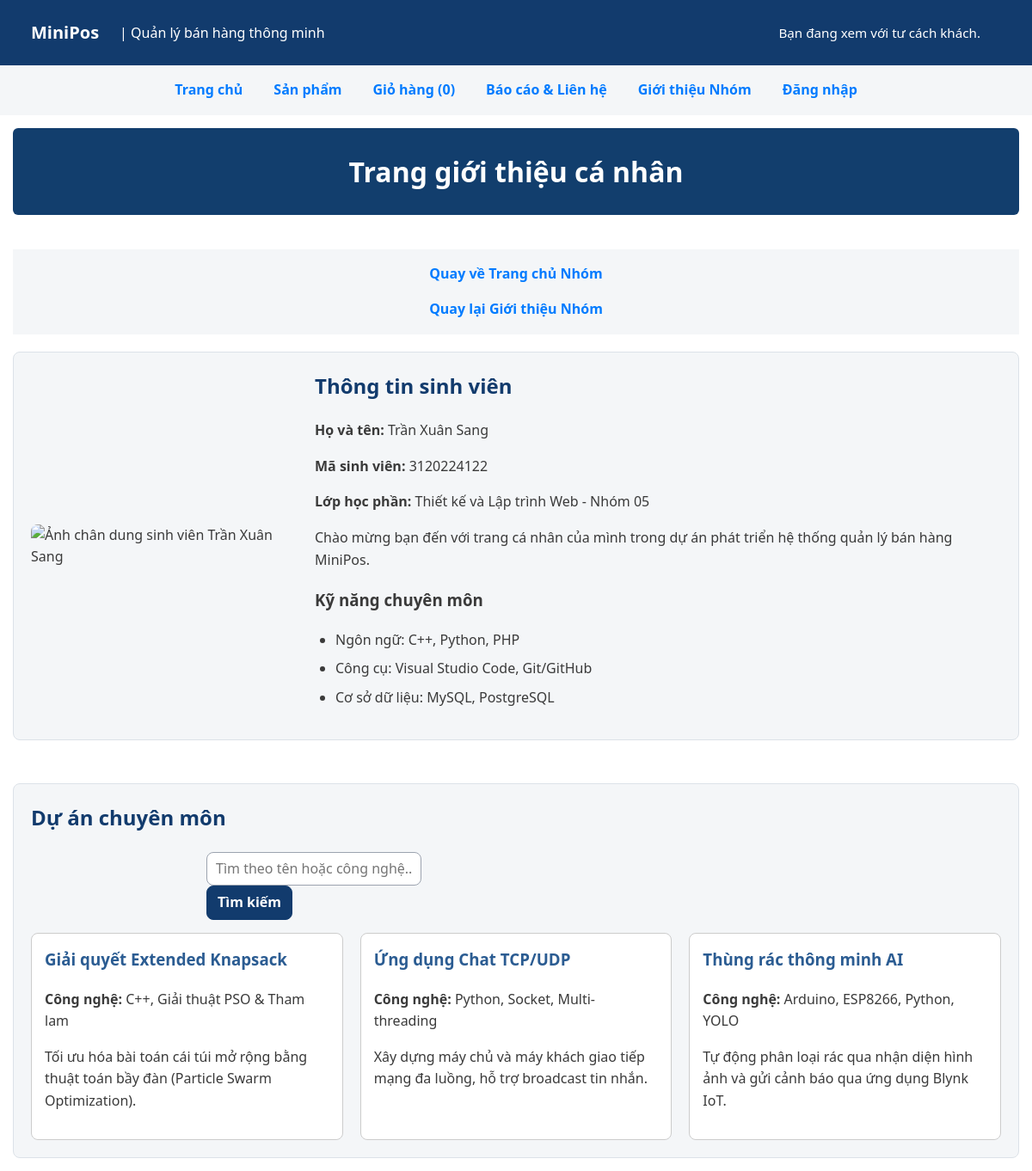
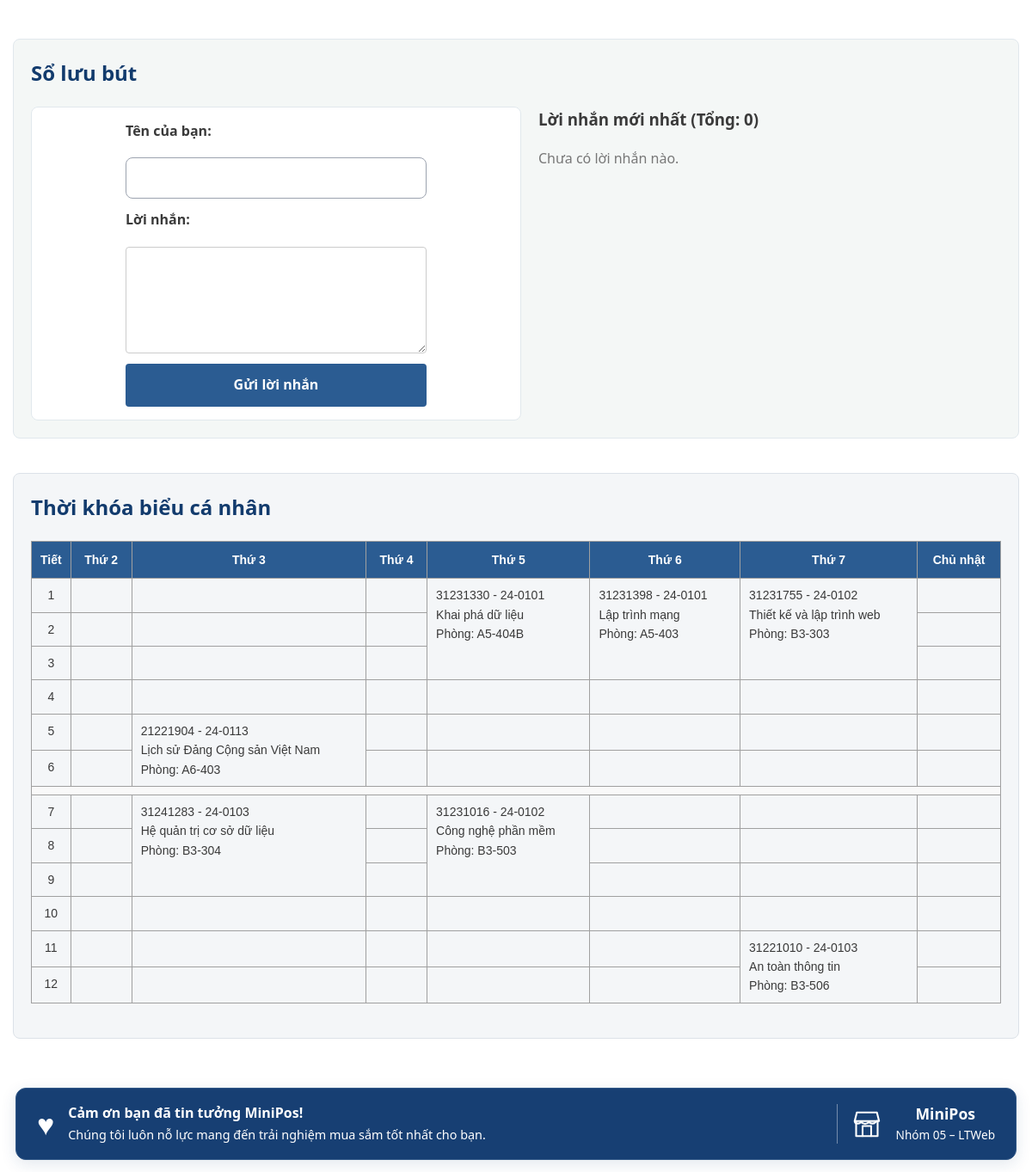
Screenshot of /thanhvien/3120224122_sang/gioithieu.php with the database file from the repository (2 pictures, top to bottom).
### tables this page shows
CREATE TABLE tv_du_an (
    id            INT UNSIGNED AUTO_INCREMENT PRIMARY KEY,
    mssv          VARCHAR(15) NOT NULL,
    ten_du_an     VARCHAR(200) NOT NULL,
    cong_nghe     VARCHAR(255) NOT NULL,
    mo_ta         TEXT NOT NULL,
    ngay_tao      DATETIME NOT NULL DEFAULT CURRENT_TIMESTAMP,
    CONSTRAINT fk_tv_du_an_thanh_vien
        FOREIGN KEY (mssv) REFERENCES thanh_vien(mssv) ON DELETE CASCADE
);

### inc/ham.php (called while the page is built, shortened)
<?php
function e(string|int|float|null $giaTri): string
{
    return htmlspecialchars(
        (string) $giaTri,
        ENT_QUOTES | ENT_SUBSTITUTE,
        'UTF-8'
    );
}

### thanhvien/3120224122_sang/gioithieu.php (the view, shortened to what this page needs)
<?php
$goc = '../../';
require_once $goc . 'inc/config.php';
$mssvSang = '3120224122';
$pdo = db();
$tuKhoaDuAn = trim((string) ($_GET['q_duan'] ?? ''));
$sqlDuAn = 'SELECT ten_du_an, cong_nghe, mo_ta FROM tv_du_an WHERE mssv = ?';
$paramDuAn = [$mssvSang];
$sqlDuAn .= ' ORDER BY id DESC';
$stDuAn = $pdo->prepare($sqlDuAn);
$stDuAn->execute($paramDuAn);
$dsDuAn = $stDuAn->fetchAll();
$trangLuuBut = max(1, filter_var($_GET['trang_lb'] ?? 1, FILTER_VALIDATE_INT) ?: 1);
$soDongLB = 5;
$boQuaLB = ($trangLuuBut - 1) * $soDongLB;
$stDemLB = $pdo->prepare('SELECT COUNT(*) FROM tv_luu_but WHERE mssv = ?');
$stDemLB->execute([$mssvSang]);
$tongLuuBut = (int) $stDemLB->fetchColumn();
$stLB = $pdo->prepare(
    'SELECT id, ten_nguoi_gui, loi_nhan, thoi_gian_tao
       FROM tv_luu_but
      WHERE mssv = ?
   ORDER BY thoi_gian_tao DESC, id DESC
      LIMIT ? OFFSET ?'
);
$stLB->bindValue(1, $mssvSang, PDO::PARAM_STR);
$stLB->bindValue(2, $soDongLB, PDO::PARAM_INT);
$stLB->bindValue(3, $boQuaLB, PDO::PARAM_INT);
$stLB->execute();
$dsLuuBut = $stLB->fetchAll();
require_once $goc . 'inc/header.php';
?>
<main class="profile-container">
    <div class="page-title-banner">
        <h1>Trang giới thiệu cá nhân</h1>
    </div>
    <nav>
        <a href="<?= e($goc) ?>index.php">Quay về Trang chủ Nhóm</a>
        <a href="<?= e($goc) ?>gioi-thieu.php">Quay lại Giới thiệu Nhóm</a>
    </nav>
    <section class="profile-header">
        <div class="profile-avatar">
            <img src="Sang-avatar.png" alt="Ảnh chân dung sinh viên Trần Xuân Sang" class="profile-img">
        </div>
        <div class="profile-info">
            <h2>Thông tin sinh viên</h2>
            <p><strong>Họ và tên:</strong> Trần Xuân Sang</p>
            <p><strong>Mã sinh viên:</strong> 3120224122</p>
            <p><strong>Lớp học phần:</strong> Thiết kế và Lập trình Web - Nhóm 05</p>
            <p>Chào mừng bạn đến với trang cá nhân của mình trong dự án phát triển hệ thống quản lý bán hàng MiniPos.</p>
            <h3>Kỹ năng chuyên môn</h3>
            <ul class="skills-list">
                <li>Ngôn ngữ: C++, Python, PHP</li>
                <li>Công cụ: Visual Studio Code, Git/GitHub</li>
                <li>Cơ sở dữ liệu: MySQL, PostgreSQL</li>
            </ul>
        </div>
    </section>
    <section class="tabs-section">
        <h2>Dự án chuyên môn</h2>
        <form method="GET" action="gioithieu.php" style="margin-bottom: 15px;">
            <input type="text" name="q_duan" placeholder="Tìm theo tên hoặc công nghệ..." value="<?= e($tuKhoaDuAn) ?>" style="padding: 6px 10px; width: 250px;">
            <button type="submit" style="padding: 6px 12px;">Tìm kiếm</button>
        </form>
        <div style="display: flex; gap: 20px; flex-wrap: wrap;">
            <?php if ($dsDuAn === []): ?>
                <p>Không tìm thấy dự án nào phù hợp.</p>
            <?php else: ?>
                <?php foreach ($dsDuAn as $da): ?>
                    <div style="flex: 1; min-width: 250px; border: 1px solid #ccc; padding: 15px; border-radius: 8px; background: #fff;">
                        <h3 style="color: #2b5c92; margin-top: 0;"><?= e($da['ten_du_an']) ?></h3>
                        <p><strong>Công nghệ:</strong> <?= e($da['cong_nghe']) ?></p>
                        <p><?= e($da['mo_ta']) ?></p>
                    </div>
                <?php endforeach; ?>
            <?php endif; ?>
        </div>
    </section>
    <section class="bmi-section" id="so-luu-but">
        <h2>Sổ lưu bút</h2>
        <div style="display: flex; gap: 20px; flex-wrap: wrap; margin-top: 15px;">
            <div style="flex: 1; min-width: 300px; background: #fff; padding: 15px; border-radius: 8px; border: 1px solid #e1e8ed;">
                <form method="POST" action="gioithieu.php#so-luu-but" class="bmi-form">
                    <label for="ten">Tên của bạn:</label>
                    <input type="text" id="ten" name="ten" required>
                    <label for="loi_nhan">Lời nhắn:</label>
                    <textarea id="loi_nhan" name="loi_nhan" rows="4" style="padding: 10px; border: 1px solid #ccc; border-radius: 4px;" required></textarea>
                    <button type="submit">Gửi lời nhắn</button>
                </form>
            </div>
            <div style="flex: 1; min-width: 300px;">
                <h3 style="margin-top:0;">Lời nhắn mới nhất (Tổng: <?= $tongLuuBut ?>)</h3>
                <?php if ($dsLuuBut === []): ?>
                    <p style="color: #777;">Chưa có lời nhắn nào.</p>
                <?php endif; ?>
            </div>
        </div>
    </section>
    <section>
        <h2>Thời khóa biểu cá nhân</h2>
        <div class="table-responsive">
            <table class="schedule-table">
                <thead>
                    <tr>
                        <th scope="col">Tiết</th>
                        <th scope="col">Thứ 2</th>
                        <th scope="col">Thứ 3</th>
                        <th scope="col">Thứ 4</th>
                        <th scope="col">Thứ 5</th>
                        <th scope="col">Thứ 6</th>
                        <th scope="col">Thứ 7</th>
                        <th scope="col">Chủ nhật</th>
                    </tr>
                </thead>
                <tbody>
                    <tr>
                        <td class="period">1</td>
                        <td></td>
                        <td></td>
                        <td></td>
                        <td rowspan="3">
                            31231330 - 24-0101<br>
                            Khai phá dữ liệu<br>
                            Phòng: A5-404B
                        </td>
                        <td rowspan="3">
                            31231398 - 24-0101<br>
                            Lập trình mạng<br>
                            Phòng: A5-403
                        </td>
                        <td rowspan="3">
                            31231755 - 24-0102<br>
                            Thiết kế và lập trình web<br>
                            Phòng: B3-303
                        </td>
                        <td></td>
                    </tr>
                    <tr>
                        <td class="period">2</td>
                        <td></td>
                        <td></td>
                        <td></td>
                        <td></td>
                    </tr>
                    <tr>
                        <td class="period">3</td>
                        <td></td>
                        <td></td>
                        <td></td>
                        <td></td>
                    </tr>
                    <tr>
                        <td class="period">4</td>
                        <td></td>
                        <td></td>
                        <td></td>
                        <td></td>
                        <td></td>
                        <td></td>
                        <td></td>
                    </tr>
                    <tr>
                        <td class="period">5</td>
                        <td></td>
                        <td rowspan="2">
                            21221904 - 24-0113<br>
                            Lịch sử Đảng Cộng sản Việt Nam<br>
                            Phòng: A6-403
                        </td>
                        <td></td>
                        <td></td>
                        <td></td>
                        <td></td>
                        <td></td>
                    </tr>
                    <tr>
                        <td class="period">6</td>
                        <td></td>
                        <td></td>
                        <td></td>
                        <td></td>
                        <td></td>
                        <td></td>
                    </tr>
                    <tr class="break-row">
                        <td colspan="8"></td>
                    </tr>
                    <tr>
                        <td class="period">7</td>
                        <td></td>
                        <td rowspan="3">
                            31241283 - 24-0103<br>
                            Hệ quản trị cơ sở dữ liệu<br>
                            Phòng: B3-304
                        </td>
                        <td></td>
                        <td rowspan="3">
                            31231016 - 24-0102<br>
                            Công nghệ phần mềm<br>
                            Phòng: B3-503
                        </td>
                        <td></td>
                        <td></td>
                        <td></td>
                    </tr>
                    <tr>
                        <td class="period">8</td>
                        <td></td>
                        <td></td>
                        <td></td>
                        <td></td>
                        <td></td>
                    </tr>
                    <tr>
                        <td class="period">9</td>
                        <td></td>
                        <td></td>
                        <td></td>
                        <td></td>
                        <td></td>
                    </tr>
                    <tr>
                        <td class="period">10</td>
                        <td></td>
                        <td></td>
                        <td></td>
                        <td></td>
                        <td></td>
                        <td></td>
                        <td></td>
                    </tr>
                    <tr>
                        <td class="period">11</td>
                        <td></td>
                        <td></td>
                        <td></td>
                        <td></td>
                        <td></td>
                        <td rowspan="2">
                            31221010 - 24-0103<br>
                            An toàn thông tin<br>
                            Phòng: B3-506
                        </td>
                        <td></td>
                    </tr>
                    <tr>
                        <td class="period">12</td>
                        <td></td>
                        <td></td>
                        <td></td>
                        <td></td>
                        <td></td>
                        <td></td>
                    </tr>
                </tbody>
            </table>
        </div>
    </section>
</main>
<?php require_once $goc . 'inc/footer.php'; ?>

### css/style.css (style rules this page uses)
:root { --mau-chinh: #123b6d; --mau-nhan: #ffc72c; --mau-chu: #3a3a3a; --mau-nen: #ffffff; --mau-nen-phu: #f4f6f8; --bo-goc: 8px; --khoang-cach: 16px; --font-size-co-ban: 16px; }
*, *::before, *::after { box-sizing: border-box; }
html { width: 100%; max-width: 100%; overflow-x: hidden; }
body { width: 100%; min-width: 0; max-width: 100%; min-height: 100vh; margin: 0; padding: 0; font-family: system-ui, "Segoe UI", sans-serif; font-size: var(--font-size-co-ban); line-height: 1.6; color: var(--mau-chu); background-color: var(--mau-nen); overflow-x: hidden; }
img { display: block; max-width: 100%; height: auto; }
a { color: var(--mau-chinh); transition: color 0.2s ease; }
body { display: grid; grid-template-areas: "header" "nav" "main" "footer"; grid-template-rows: auto auto 1fr auto; }
nav { grid-area: nav; width: 100%; min-width: 0; padding: 8px; background-color: var(--mau-nen-phu); }
main { grid-area: main; width: 100%; max-width: 1200px; min-width: 0; margin: 0 auto; padding: var(--khoang-cach); overflow-x: hidden; }
nav a { display: block; width: 100%; max-width: 100%; padding: 10px; text-align: center; text-decoration: none; overflow-wrap: break-word; border-radius: var(--bo-goc); font-weight: 600; }
main h1 { margin-top: 0; margin-bottom: 24px; color: var(--mau-chinh); text-align: center; overflow-wrap: break-word; }
main section { width: 100%; max-width: 100%; min-width: 0; margin-bottom: 20px; padding: 16px; background-color: var(--mau-nen-phu); border: 1px solid #dce2e8; border-radius: var(--bo-goc); overflow-x: hidden; }
main section h2 { margin-top: 0; color: var(--mau-chinh); overflow-wrap: break-word; }
main section h3, main section p { overflow-wrap: break-word; }
main section p { margin-bottom: 16px; }
main section img { display: block; width: 100%; max-width: 800px; height: auto; margin: 0 auto; border-radius: var(--bo-goc); }
main section ul { padding-left: 24px; }
main section li { margin-bottom: 8px; }
form { width: 100%; max-width: 720px; margin: 0 auto; }
form input, form select, form textarea, form button { max-width: 100%; }
form input, form select, form textarea { width: 100%; }
form label { display: block; margin-bottom: 6px; font-weight: 600; }
form input:not([type="radio"]), form select, form textarea { display: block; width: 100%; max-width: 100%; padding: 10px 12px; border: 1px solid #9ca3af; border-radius: var(--bo-goc); font: inherit; color: var(--mau-chu); background-color: var(--mau-nen); }
form textarea { resize: vertical; min-height: 120px; }
form button { display: inline-block; padding: 10px 16px; border: 1px solid var(--mau-chinh); border-radius: var(--bo-goc); background-color: var(--mau-chinh); color: var(--mau-nen); font: inherit; font-weight: 600; cursor: pointer; transition: background-color 0.2s ease, color 0.2s ease; }
@media (min-width: 360px) { main { padding: 16px; } }
@media (min-width: 360px) { main section { padding: 16px; } }
@media (min-width: 360px) { main h1 { font-size: 1.6rem; } }
@media (min-width: 360px) { main section h2 { font-size: 1.25rem; } }
@media (min-width: 768px) { nav a { width: auto; padding: 8px 12px; } }
@media (min-width: 768px) { main { padding: 24px; } }
@media (min-width: 768px) { main section { padding: 20px; } }
@media (min-width: 768px) { main h1 { font-size: 2rem; } }
@media (min-width: 768px) { main section h2 { font-size: 1.5rem; } }

### rows the page displays
tv_du_an: ten_du_an "Giải quyết Extended Knapsack", cong_nghe "C++, Giải thuật PSO & Tham lam", mo_ta "Tối ưu hóa bài toán cái túi mở rộng bằng thuật toán bầy đàn (Particle Swarm Optimization)."
tv_du_an: ten_du_an "Ứng dụng Chat TCP/UDP", cong_nghe "Python, Socket, Multi-threading", mo_ta "Xây dựng máy chủ và máy khách giao tiếp mạng đa luồng, hỗ trợ broadcast tin nhắn."
tv_du_an: ten_du_an "Thùng rác thông minh AI", cong_nghe "Arduino, ESP8266, Python, YOLO", mo_ta "Tự động phân loại rác qua nhận diện hình ảnh và gửi cảnh báo qua ứng dụng Blynk IoT."

### other values shown
$nhan "Trang chủ"
$nhan "Sản phẩm"
$nhan "Giỏ hàng"
$nhan "Báo cáo & Liên hệ"
$nhan "Giới thiệu Nhóm"
$tongLuuBut "0"
